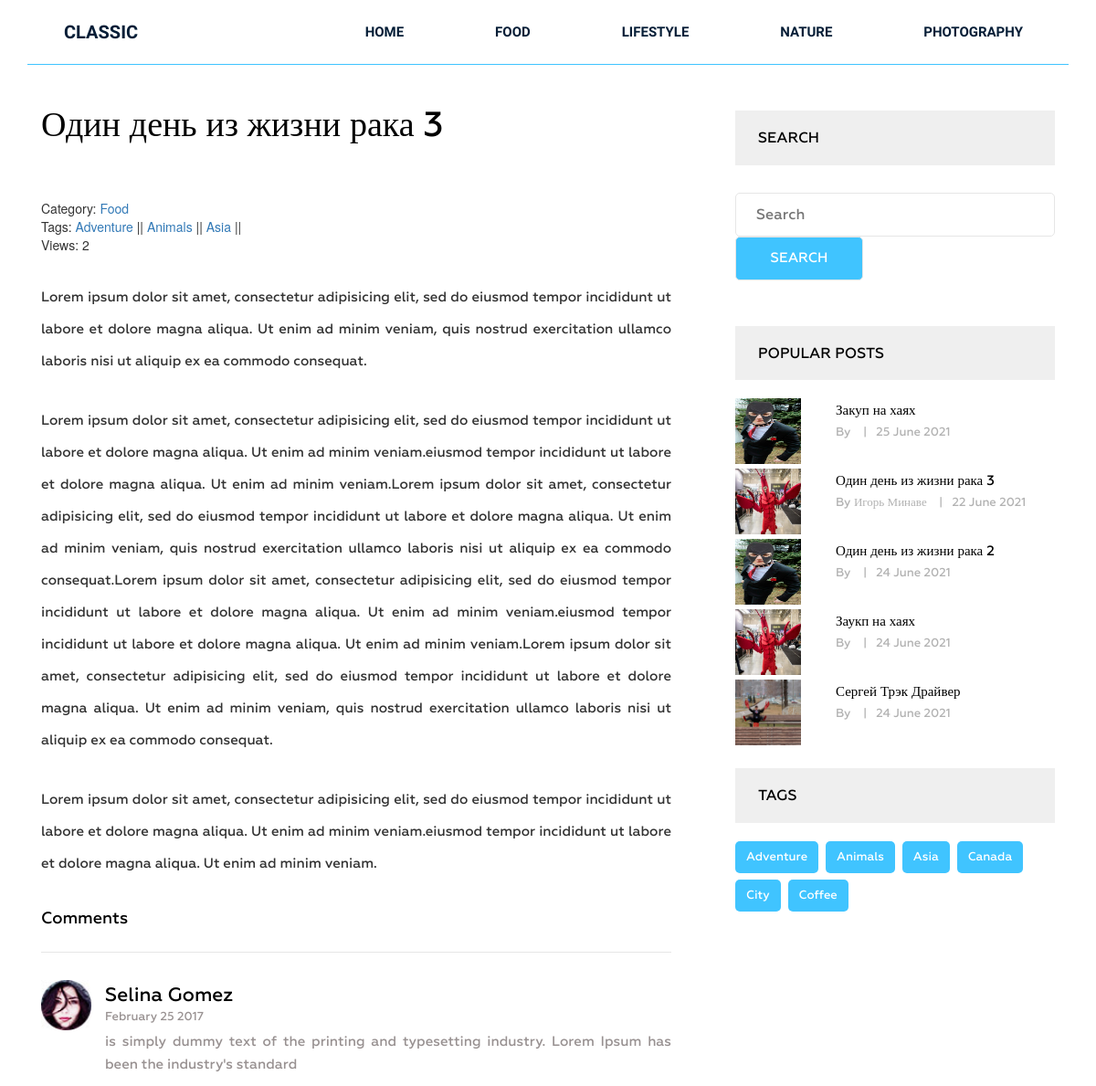
/post/odin-den-iz-zhizni-raka-3/ (upper part), run on an earlier commit of the app's database.
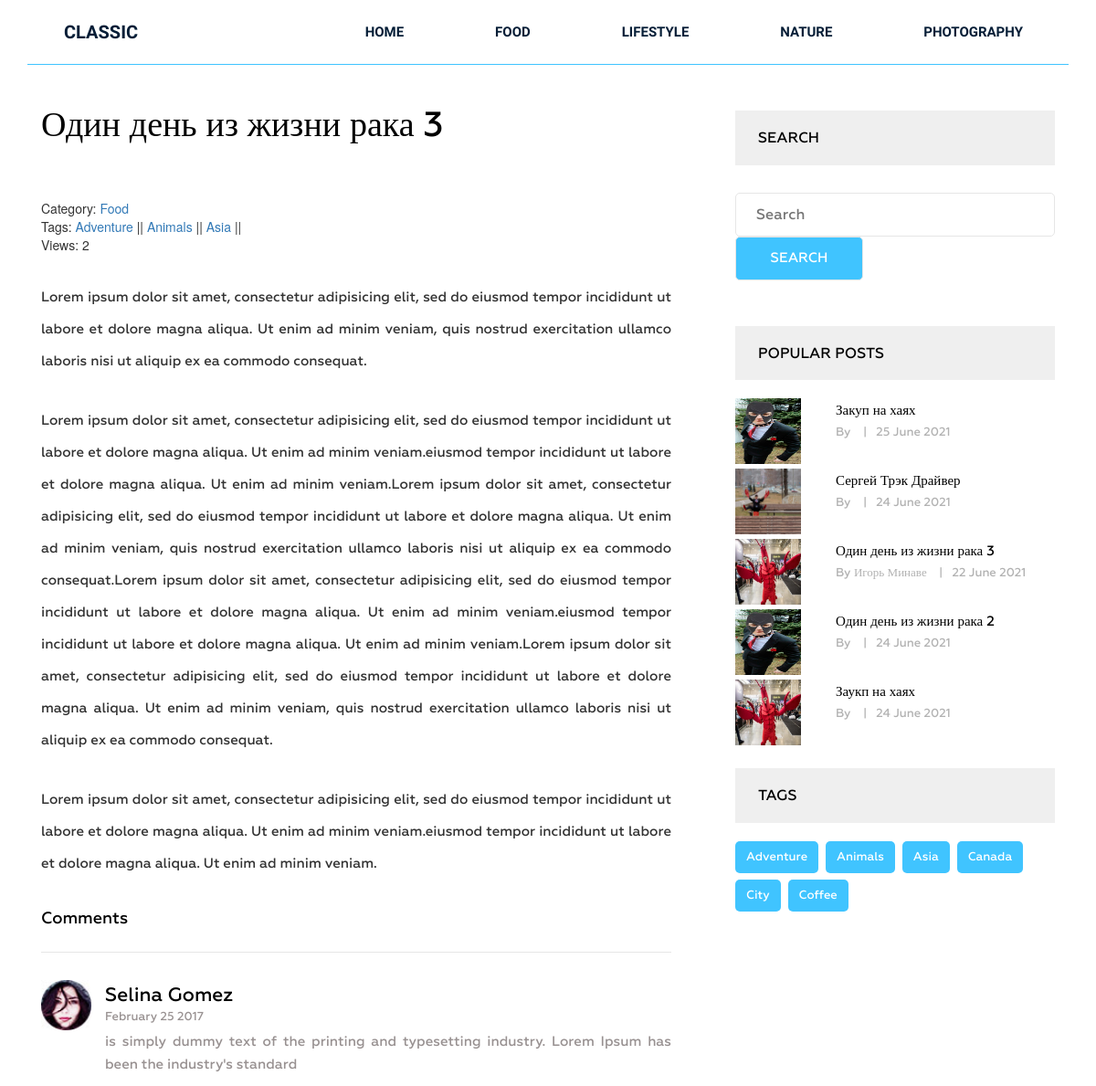
And on a later commit of the database.
### blog/models.py (models this page shows, shortened)
class Category(models.Model):
    title = models.CharField(max_length=255)
    slug = models.SlugField(max_length=255, verbose_name='Url', unique=True)
    def __str__(self):
        return self.title
    def get_absolute_url(self):
        return reverse('category', kwargs={'slug': self.slug})
    class Meta:
        verbose_name = 'Категория'
        verbose_name_plural = "Категории"
        ordering = ['title']

class Post(models.Model):
    title = models.CharField(max_length=255)
    slug = models.SlugField(max_length=255, verbose_name='Url', unique=True)
    author = models.CharField(max_length=100)
    content = models.TextField(blank=True)
    created_at = models.DateTimeField(auto_now_add=True)
    photo = models.ImageField(upload_to='photos/%Y/%m/%d/', blank=True)
    views = models.IntegerField(default=0, verbose_name='Кол-во просмотров')
    category = models.ForeignKey(Category, on_delete=models.PROTECT, related_name='posts')
    tags = models.ManyToManyField(Tag, blank=True, related_name='posts')
    def get_absolute_url(self):
        return reverse('post', kwargs={'slug': self.slug})
    class Meta:
        verbose_name = 'Статья'
        verbose_name_plural = "Статьи"
        ordering = ['-created_at']

class Tag(models.Model):
    title = models.CharField(max_length=255)
    slug = models.SlugField(max_length=255, verbose_name='Url', unique=True)
    class Meta:
        verbose_name = 'Тег'
        verbose_name_plural = "Теги"
        ordering = ['title']
    def get_absolute_url(self):
        return reverse('tag', kwargs={'slug': self.slug})

### blog/views.py (the view)
# urls.py: path('post/<str:slug>/', GetPost.as_view(), name='post'),
class GetPost(DetailView):
    model = Post
    template_name = 'blog/single.html'
    context_object_name = 'post'
    def get_context_data(self, *, object_list=None, **kwargs):
        context = super().get_context_data(**kwargs)
        self.object.views = F('views') + 1
        self.object.save()
        self.object.refresh_from_db()
        return context

### blog/templatetags/menu.py (called while the page is built)
@register.inclusion_tag('blog/menu_tpl.html')
def show_menu(menu_class='menu'):
    categories = Category.objects.all()
    return {'categories': categories, 'menu_class':menu_class}

### blog/templatetags/sidebar.py (called while the page is built)
@register.inclusion_tag('blog/popular_post_tpl.html')
def get_popular(cnt=3):
    posts = Post.objects.order_by('-views')[:cnt]
    return {'posts': posts}

@register.inclusion_tag('blog/tags_tpl.html')
def get_tags(cnt=15):
    tags = Tag.objects.all()[:cnt]
    return {'tags': tags}

### blog/templates/blog/single.html (shortened to what this page needs)
{% extends 'base.html' %}
{% load static %}
{% load sidebar %}
{% block content %}
    <section class="single-blog-area">
        <div class="container">
            <div class="row">
                <div class="col-md-12">
                    <div class="border-top">
                        <div class="col-md-8">
                            <div class="blog-area">
                                <div class="blog-area-part">
                                    <h2>{{ post.title }}</h2>
                                    <div class="single-content">
                                        <div>
                                            <span>
                                                Category: <a
                                                    href="{{ post.category.get_absolute_url }}">{{ post.category }}</a>
                                            </span>
                                            <br>
                                            {% if post.tags.exists %}
                                                <span>
                                                Tags:
                                                    {% for tag in post.tags.all %}
                                                        <a href="{{ tag.get_absolute_url }}">{{ tag.title }}</a> ||
                                                    {% endfor %}
                                                </span>
                                                <br>
                                            {% endif %}
                                            <span>
                                                Views: {{ post.views }}
                                            </span>
                                        </div>
                                        {{ post.content|safe }}
                                    </div>
                                </div>
                                <div class="commententries">
                                    <h3>Comments</h3>
                                    <ul class="commentlist">
                                        <li>
                                            <article class="comment">
                                                <header class="comment-author">
                                                    <img src="img/author-1.jpg" alt="">
                                                </header>
                                                <section class="comment-details">
                                                    <div class="author-name">
                                                        <h5><a href="#">Selina Gomez</a></h5>
                                                        <p>February 25 2017</p>
                                                    </div>
                                                    <div class="comment-body">
                                                        <p>is simply dummy text of the printing and typesetting
                                                            industry. Lorem Ipsum has been the industry's standard </p>
                                                    </div>
                                                </section>
                                            </article>
                                        </li>
                                    </ul>
                                </div>
                            </div>
                        </div>
                        <div class="col-md-4">
                            <div class="newsletter">
                                <h2 class="sidebar-title">Search</h2>
                                <form action="{% url 'search' %}" method="get">
                                    <input type="text" name="s" id="" placeholder="Search">
                                    <input type="submit" value="Search">
                                </form>
                            </div>
                            {% get_popular 5 %}
                            {% get_tags %}
                        </div>
                    </div>
                </div>
            </div>
        </div>
    </section>
{% endblock %}

### templates/base.html (shortened to what this page needs)
{% load static %}
{% load cache %}
<!DOCTYPE html>
<html lang="en">
<head>
    <link rel="stylesheet" href="{% static 'css/bootstrap.css' %}">
    <link rel="stylesheet" href="{% static 'css/font-awesome.min.css' %}">
    <link rel="stylesheet" href="{% static 'css/owl.carousel.min.css' %}">
    <link rel="stylesheet" href="{% static 'css/owl.theme.default.min.css' %}">
    <link rel="stylesheet" href="{% static 'style.css' %}">
    <link rel="stylesheet" href="{% static 'responsive.css' %}">
</head>
<body>
<div class="wrapper">
    {% cache 20 header %}
        {% include 'inc/_header.html' %}
    {% endcache %}
    {% block content %}Content{% endblock %}
</div>
</body>
</html>

### templates/inc/_header.html
{% load menu %}
<header class="header">
    <div class="container">
        <div class="row">
            <div class="col-md-2">
                <div class="logo">
                    <h2><a href="{% url 'home' %}">Classic</a></h2>
                </div>
            </div>
            <div class="col-md-10">
                {% show_menu %}
            </div>
        </div>
    </div>
</header>

### blog/templates/blog/menu_tpl.html
<div class="{{ menu_class }}">
    <ul>
        <li><a href="{% url 'home' %}">Home</a></li>
        {% for item in categories %}
         <li><a href="{{ item.get_absolute_url }}">{{ item }}</a></li>
        {% endfor %}
    </ul>
</div>

### blog/templates/blog/popular_post_tpl.html
<h2 class="sidebar-title">Popular posts</h2>
<div class="grid">
    {% for post in posts %}
        <div class="portfolio-item popular">
            {% if post.photo %}
                <img src="{{ post.photo.url }}" alt="{{ post.title }}">
            {% else %}
                <img src="https://picsum.photos/id/1060/300/201/?blur=2" alt="{{ post.title }}">
            {% endif %}
            <div class="portfolio-text">
                <h5><a href="{{ post.get_absolute_url }}">{{ post.title }}</a></h5>
                <p>By {{ post.author }} <span>|</span>{{ post.created_at|date:"j F Y" }}</p>
            </div>
        </div>
    {% endfor %}
</div>

### blog/templates/blog/tags_tpl.html
<div class="tags">
    <h2 class="sidebar-title">Tags</h2>
    {% for tag in tags %}
        <p><a href="{{ tag.get_absolute_url }}">{{ tag.title }}</a></p>
    {% endfor %}
</div>

### templates/inc/_footer.html (shortened to what this page needs)
{% load menu %}

What changed in the data, as far as the page shows it:
changed Post "Сергей Трэк Драйвер": moves up the list
